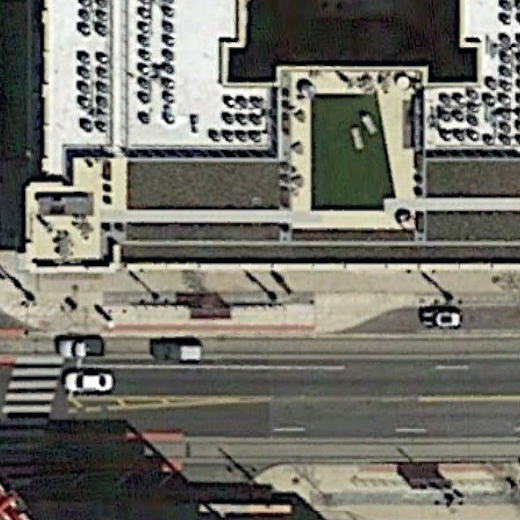
//> input picture 建筑物提取框架/010101.tif, 520 x 520 px
$ ./LabelTool '../建筑物提取框架/010101.tif'   (built with g++ and OpenCV 4)
//> lines starting //> are read from the running program, lines starting //| are printed output that depends on the picture; after the words box and inside, x2 and y2 are one past the last pixel; in counts of white or black regions, pixels touching at a corner belong together
#include <iostream>
#include "opencv2\highgui\highgui.hpp"
#include "opencv2\imgproc\imgproc.hpp"
#include <vector>
#include <math.h>
using namespace std;
using namespace cv;


Mat src;
Mat src_gray;
Mat crop_clone;
Mat img_segmented;
Mat img_croped;
Scalar postive (255,255,255);
Scalar negative(0,0,0);
bool isCroped = false;
int thresh=100;
int max_thresh=255;
int choice=0;
int max_choices=6;
int positiveInContour = 0;
int maxStatus = 2;
vector<Point> pts ;
vector<vector<Point>> contours;
vector<Vec4i> hieracky;
RNG rng(12345);
void thresh_callback(int ,void*);
void choice_callback(int,void*);
void status_callback(int,void*);
void onMouse(int event, int x, int y, int flags, void* userdata);
void onCropMouse(int event,int x,int y,int flags,void* userdata);
//void bt_DrawLine(int ,void*);

int main(int argc,char** argv)
{
	if(argc !=2)
	{
		cout<<"Uasge: Main ImageToLoad"<<endl;
		return -1;
	}

	src = imread(argv[1],-1);
//> src is the input picture: 520 rows x 520 cols, CV_8UC3; mean B, G, R 105, 113.9, 114.6
	//src_clone= src.clone();
	blur(src,img_segmented,Size(3,3));
	//img_segmented = src.clone();
	cvtColor(src,src_gray,CV_RGB2BGRA);


	namedWindow("ControlPanel",CV_WINDOW_FREERATIO);
	namedWindow("Segment",CV_WINDOW_AUTOSIZE);
	createTrackbar("Threshold","ControlPanel",&thresh,max_thresh,thresh_callback);
	createTrackbar("operations","ControlPanel",&choice,max_choices,choice_callback);
	createTrackbar("Postive","ControlPanel",&positiveInContour,maxStatus,status_callback);
	setMouseCallback("Segment",onMouse);
	imshow("Segment",img_segmented);


	waitKey(0);
	Mat* spilted = new Mat[3];
	split(img_segmented,spilted);
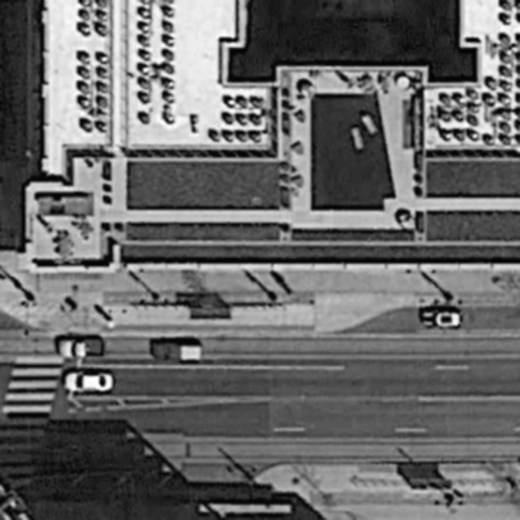
//> spilted: 520 rows x 520 cols, CV_8UC1; min 5, max 255, mean 105
	for(int i=0;i<3;++i)
	{
		threshold(spilted[i],spilted[i],254,255,CV_THRESH_BINARY);
	}
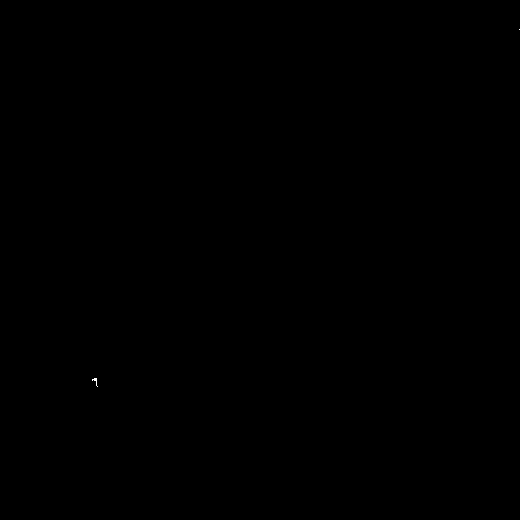
//> spilted: 520 rows x 520 cols, CV_8UC1; 0.01% white in thin lines or dots, all inside (x1, y1, x2, y2) = (92, 29, 520, 387)
	Mat result = spilted[0] & spilted[1];
//> result: 520 rows x 520 cols, CV_8UC1; 0% white in thin lines or dots, all inside (x1, y1, x2, y2) = (92, 379, 98, 387)
	result &=spilted[2];
//> result: 520 rows x 520 cols, CV_8UC1; 0% white in thin lines or dots, all inside (x1, y1, x2, y2) = (93, 379, 97, 381)
	string name(argv[1]);
//> name = "../建筑物提取框架/010101.tif"
	int pos = 0;
	pos = name.find(".",0);
//> pos = 0
	string saveName = name.substr(0,pos) + "_label" + name.substr(pos,name.length()-1);
//> saveName = "_label../建筑物提取框架/010101.ti"
	//string savePath = "D:\\";
	//string saveFile = savePath + saveName;
//> (the run ends here: the program stops with an error, at `imwrite(saveName,result);`)
